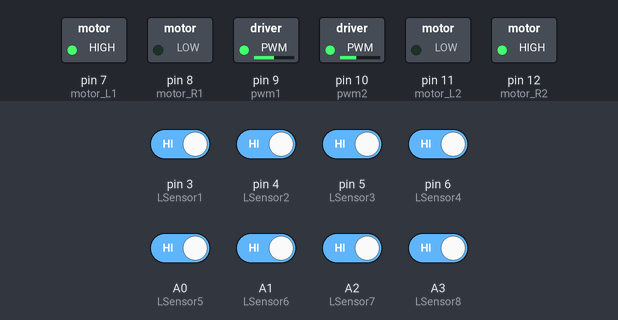
Simulated run of this sketch. Board: Arduino Uno, built with avr-gcc and run on an emulated ATmega328P. Parts: switched loads named in the sketch (green lamp = pin HIGH). The inputs (shaded band) are chosen by the test bench; at power-on: A0 (LSensor5), A1 (LSensor6), A2 (LSensor7), A3 (LSensor8), pin 3 (LSensor1), pin 4 (LSensor2), pin 5 (LSensor3), pin 6 (LSensor4) HIGH. What the sketch prints to the serial monitor is not drawn. At 15.1 s the program stops and its outputs stay as they are.

Above: at 1.2 s.
1.3 s: pin 3 (LSensor1) driven LOW
At 1.9 s:
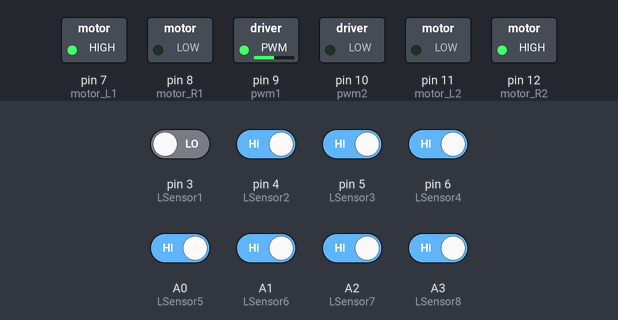
2.8 s: A3 (LSensor8) driven LOW
At 3.6 s:
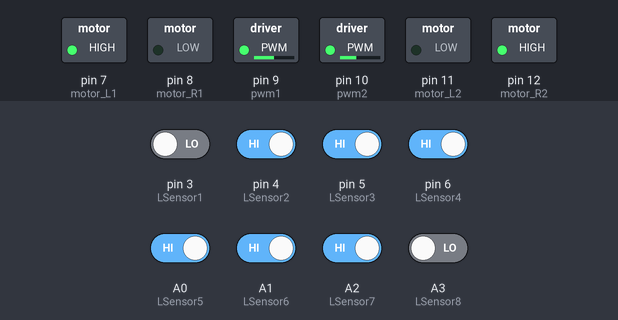
4.3 s: A2 (LSensor7) driven LOW
At 5.0 s:
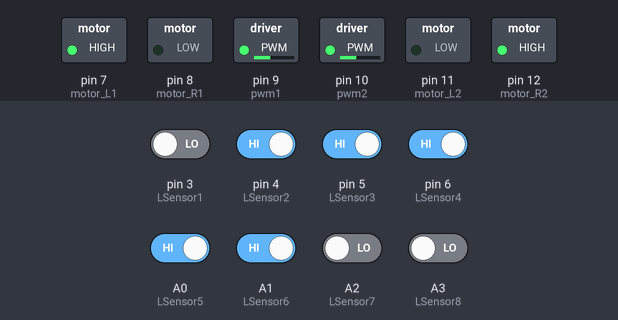
5.8 s: pin 5 (LSensor3) driven LOW
At 6.3 s:
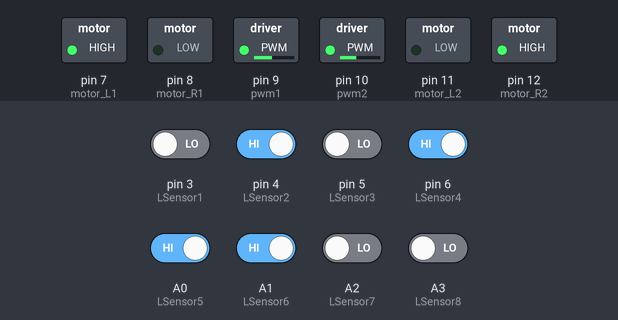
7.3 s: A0 (LSensor5) driven LOW
At 8.3 s:
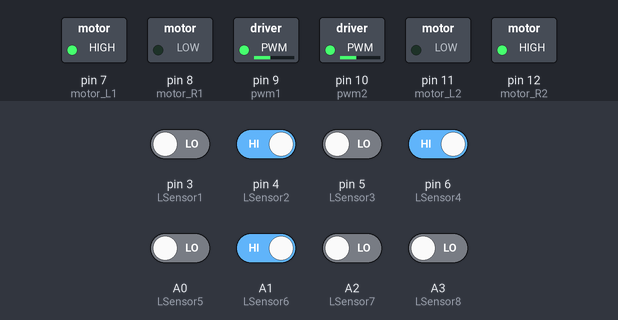
8.8 s: A1 (LSensor6) driven LOW
At 16.1 s:
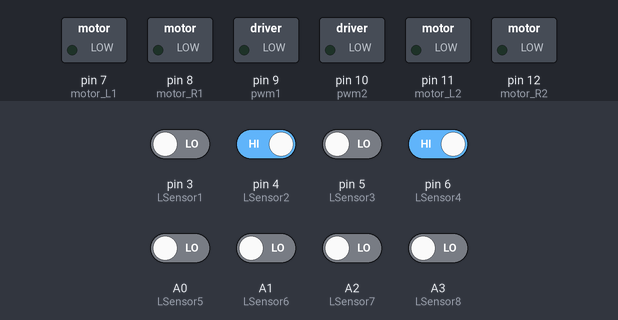
Timing chart, 0 to 16.6 s (numbered marks = the images above; inputs shaded):
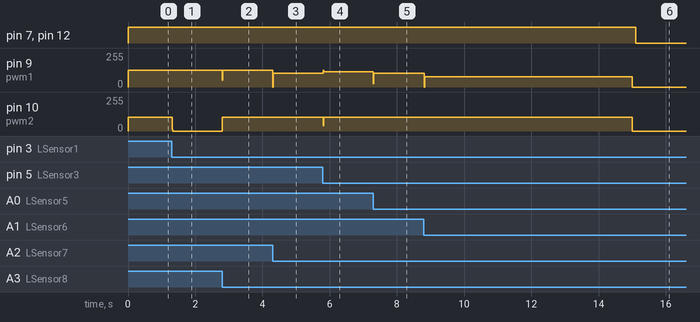

Measured:
- after the input at 1.3 s, pin 10 (pwm2): 102/255 → 0/255 at once
- after the input at 2.8 s, pin 9 (pwm1): 127/255 → 51/255 at once, → 127/255 0.02 s later; pin 10 (pwm2): 0/255 → 102/255 at once
- after the input at 4.3 s, pin 9 (pwm1): 127/255 → 102/255 at once
- after the input at 5.8 s, pin 9 (pwm1): 102/255 → 114/255 at once; pin 10 (pwm2): 102/255 → 38/255 at once, → 102/255 0.02 s later
- after the input at 7.3 s, pin 9 (pwm1): 114/255 → 102/255 at once
- after the input at 8.8 s, pin 9 (pwm1): 102/255 → 0/255 after 0.01 s instead of 6.2 s

The sketch:

Line_Follower_Robot_with_Arduino.ino
```cpp
#define LSensor1 3
#define LSensor2 4
#define LSensor3 5
#define LSensor4 6
#define LSensor5 A0
#define LSensor6 A1
#define LSensor7 A2
#define LSensor8 A3

#define motor_L1 7
#define motor_R1 8
#define pwm1 9
#define pwm2 10
#define motor_L2 11
#define motor_R2 12


// Variable for line checking
int Position=0, correctPosition=15, totalPosition=0;
int error=0, lastError=0;
int timerZero=0, timeStopA=0, timeStopB=0;


// Variable for PID
int integral=0;
int derivative=0;
int turn,turn_L,turn_R;


// debounce time for line checking
unsigned long timeLSensor, debounceDelayLSensor = 15;

// Setup the robot to move 15s.
unsigned long timeToStop = 15000;


void setup()
{
  pinMode(LSensor1,INPUT);
  pinMode(LSensor2,INPUT);
  pinMode(LSensor3,INPUT);
  pinMode(LSensor4,INPUT);
  pinMode(LSensor5,INPUT);
  pinMode(LSensor6,INPUT);
  pinMode(LSensor7,INPUT);
  pinMode(LSensor8,INPUT);
  pinMode(motor_L1,OUTPUT);
  pinMode(motor_R1,OUTPUT);
  pinMode(pwm1,OUTPUT);
  pinMode(pwm2,OUTPUT);
  pinMode(motor_L2,OUTPUT);
  pinMode(motor_R2,OUTPUT);

  timeLSensor = millis();

  Serial.begin(9600);
  Serial.println("SETUP DONE");
}


void loop()
{

  // Stop the motor after 15s.
  if (millis() > timeToStop)
  {
    StopRun();
    /*
    Serial.print("pwm1 : ");
    Serial.println("0");
    Serial.print("pwm2 : ");
    Serial.println("0");
    Serial.println("MOTOR STOPPED");
    */
    while(1); // The loop end.
  }

  else
    lineFollower(5,10,30,50,40);

}


// Make the robot track to the line.
void lineFollower(int kKp, int kKi, int kKd, int speed_L, int speed_R)
{
  lineCheck();
  PID(kKp,kKi,kKd);
  go_Straight(speed_L + turn_L, speed_R - turn_R);
}


// Check the position of the robot.
void lineCheck()
{
  // Check line for every 15ms.
  if ( millis() - timeLSensor >= debounceDelayLSensor )
  {
    // Take the reading of 8 line IR sensor.
    int s = digitalRead(LSensor1);
    int t = digitalRead(LSensor2);
    int u = digitalRead(LSensor3);
    int v = digitalRead(LSensor4);
    int w = digitalRead(LSensor5);
    int x = digitalRead(LSensor6);
    int y = digitalRead(LSensor7);
    int z = digitalRead(LSensor8);


    // Calculate the position of the robot.
    lastError = error;

    // When no line is detected.
    if (s==0 && t==0 && u==0 && v==0 && w==0 && x==0 && y==0 && z==0)
    {
      // Setup a timer
      if (timeStopB > 0)
        timerZero += timeStopA - timeStopB ;

      timeStopB = timeStopA;
      timeStopA = millis();


      if (lastError == 0)
      {
        /*StopRun();
        Serial.println("***Stop***");*/
        Position = 15;
      }

      // Robot stops when it away from line more than 3 second.
      while (timerZero > 1500)
        StopRun();

    }

    // When line is detected.
    else
    {
      // Reset the timer when it detects the line again.
      timerZero=0, timeStopA=0, timeStopB=0;

      // Calculate the position of the robot.
      totalPosition = s + t + u + v + w + x + y + z;

      Position = ( 2*s + 8*t + 12*u + 14*v + 16*w + 18*x + 22*y + 28*z ) / totalPosition;
    }

    timeLSensor = millis();
    error = Position - correctPosition;

    /*
    Serial.print("Position : "); // Show value of position on laptop.
    Serial.println(Position);
    Serial.print("lastError : "); // Show value of last position on laptop.
    Serial.println(lastError);
    Serial.print("error : "); // Show value of error on laptop.
    Serial.println(error);
    Serial.println("------------");*/
  }
}


// Using PID calculate the error.
void PID(int Kp, int Ki, int Kd)
{
    //---PID---
    // For P
    error = error;
    /*
    Serial.print(Position), Serial.print(" ;    ");
    Serial.print(error), Serial.print(" ;    ");
    Serial.print(lastError), Serial.println(" ;    ");
    */

    // For I

    // For remains the same integral error value. (error = last error)
    integral += error;
    integral = constrain(integral,0,100);

    /* For error of position changed.
       E.g. last time error is 2, now error is one. */
    if ( error != lastError )
    { /*
      // For +ve position value.
      if ( Position > 0 )
      {
        if ( Position > lastPosition )  // away from the line.
          integral = 0;

        else
          integral = 0;  // towards to the line.
      }

      // For -ve position value.
      else if ( Position < 0 )
      {
        if ( Position < lastPosition )  // away from the line.
          integral = 0;

        else
          integral = 0;  // towards to the line.
      }

      // For position value is 0.
      else*/
        integral = 0;
    }


    // For D
    derivative = error - lastError;

    /*
    Serial.print("Error_P : "); // Show value of error P on laptop.
    Serial.println(error);
    Serial.print("Error_I : "); // Show value of error I on laptop.
    Serial.println(integral);
    Serial.print("Error_D : "); // Show value of error D on laptop.
    Serial.println(derivative);
    */


  // Sum of the error of PID + encoder
  turn = (Kp*error + Ki*integral/10 + Kd*derivative);
  turn = constrain(turn,-100,100);

  // Make turn1 & turn2 only have -ve value.
  // +turn1 & -turn2
  turn_L = constrain(turn,-100,0);
  turn_R = constrain(turn,0,100);

  /*
  Serial.print("Turn : "); // Show value of turn on laptop.
  Serial.println(turn);
  Serial.println(" ");
  */
}


// Robot go straight.
void go_Straight(int speedL, int speedR)
{
  Forward();

  speedL = speed_Map(speedL);
  speedR = speed_Map(speedR);
  analogWrite(pwm1,speedL);
  analogWrite(pwm2,speedR);
  /*
  Serial.println("*Go Straight*");
  Serial.print("pwm1 : ");
  Serial.println(speedL);
  Serial.print("pwm2 : ");
  Serial.println(speedR);*/
}


// Robot reverse.
void go_Reverse(int speedL, int speedR)
{
  Backward();

  speedL = speed_Map(speedL);
  speedR = speed_Map(speedR);
  analogWrite(pwm1,speedL);
  analogWrite(pwm2,speedR);
  /*
  Serial.println("*Go Backward*");
  Serial.print("pwm1 : ");
  Serial.println(speedL);
  Serial.print("pwm2 : ");
  Serial.println(speedR);*/
}


// Robot rotate left.
void self_Rotate_Left(int speedL, int speedR)
{
  rotateLeft();

  speedL = speed_Map(speedL);
  speedR = speed_Map(speedR);
  analogWrite(pwm1,speedL);
  analogWrite(pwm2,speedR);
  /*
  Serial.println("*Rotate Left*");
  Serial.print("pwm1 : ");
  Serial.println(speedL);
  Serial.print("pwm2 : ");
  Serial.println(speedR);*/
}


// Robot rotate right.
void self_Rotate_Right(int speedL, int speedR)
{
  rotateRight();

  speedL = speed_Map(speedL);
  speedR = speed_Map(speedR);
  analogWrite(pwm1,speedL);
  analogWrite(pwm2,speedR);
  /*
  Serial.println("*Rotate Right*");
  Serial.print("pwm1 : ");
  Serial.println(speedL);
  Serial.print("pwm2 : ");
  Serial.println(speedR);*/
}


// Convert speed in the range of 0 - 100.
int speed_Map(int speed_Motor)
{
  speed_Motor = constrain(speed_Motor,0,100);
  speed_Motor = map(speed_Motor,0,100,0,255);

  return speed_Motor;
}


// Setup the motors to move forward.
void Forward()
{
  digitalWrite(motor_L1,HIGH);   // Move forward.
  digitalWrite(motor_R1,LOW);
  digitalWrite(motor_L2,LOW);    // Move forward.
  digitalWrite(motor_R2,HIGH);
}


// Setup the motors to move backward.
void Backward()
{
  digitalWrite(motor_L1,LOW);    // Move backward.
  digitalWrite(motor_R1,HIGH);
  digitalWrite(motor_L2,HIGH);   // Move backward.
  digitalWrite(motor_R2,LOW);
}


// Setup motors to turn left.
void rotateLeft()
{
  digitalWrite(motor_L1,LOW);    // Move backward.
  digitalWrite(motor_R1,HIGH);
  digitalWrite(motor_L2,LOW);    // Move forward.
  digitalWrite(motor_R2,HIGH);
}


// Setup motors to turn right.
void rotateRight()
{
  digitalWrite(motor_L1,HIGH);    // Move forward.
  digitalWrite(motor_R1,LOW);
  digitalWrite(motor_L2,HIGH);    // Move backward.
  digitalWrite(motor_R2,LOW);
}


// Stop the motors.
void StopRun()
{
  digitalWrite(pwm1,0);
  digitalWrite(pwm2,0);
  delay(100);

  digitalWrite(motor_L1,LOW);
  digitalWrite(motor_R1,LOW);
  digitalWrite(motor_L2,LOW);
  digitalWrite(motor_R2,LOW);
}
```
